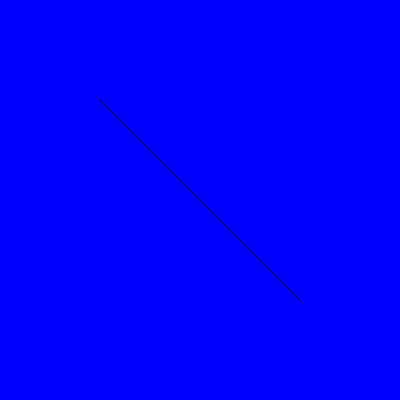
Frame 1 (no input)
Frame 60 (no input): identical to frame 1, image omitted
Frame 120 (the mouse pressed at the canvas centre since frame 60): identical to frame 1, image omitted

The p5.js sketch that drew this single still picture (run headless with seeded random() and noise() and a simulated clock; from frame 60 on, the mouse is pressed at the canvas centre):

// p5.js sketch
// ── sketch.js
function setup() {
  createCanvas(400, 400);
}

function draw() {
  background(0,0,255);
  point(100,100)
  line(100,100,300,300)
}
